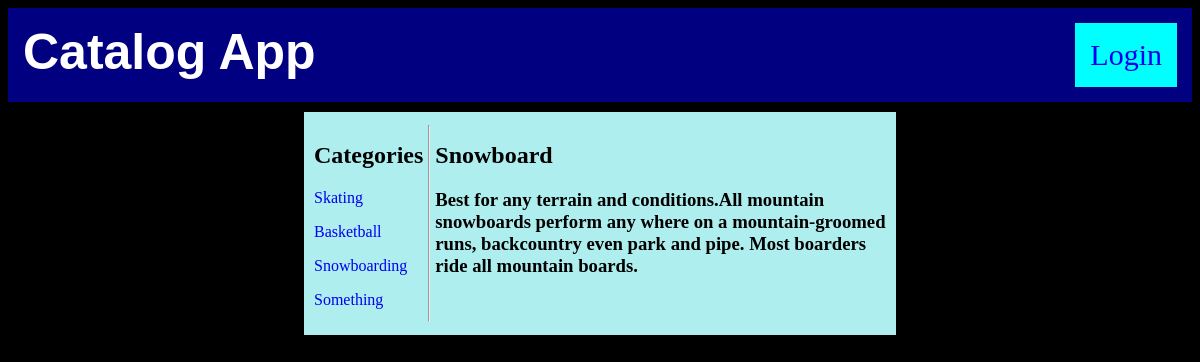
Screenshot of /catalog/3/4/ with the database file from the repository.
### database_setup.py (models this page shows, shortened)
class Categories(Base):
    __tablename__ = 'categories'
    id = Column(Integer, primary_key=True)
    name = Column(String(20), nullable=False)
    user_id = Column(Integer, ForeignKey('user.id'))
    user = relationship(User)
    items = relationship('Item', cascade='all, delete-orphan')

class Item(Base):
    __tablename__ = 'items'
    id = Column(Integer, primary_key=True)
    name = Column(String(20), nullable=False)
    description = Column(String(500))
    categories_id = Column(Integer, ForeignKey('categories.id'))
    category = relationship(Categories)
    user_id = Column(Integer, ForeignKey('user.id'))
    user = relationship(User)

### project.py (the view)
@app.route('/catalog/<int:categories_id>/<int:items_id>/')
def desItem(categories_id, items_id):
    catalogs = session.query(Categories).all()
    catalog = session.query(Categories).filter_by(id=categories_id).one()
    items = session.query(Item).filter_by(id=items_id).one()
    return render_template('itemDes.html', items=items,
                           categories_id=categories_id,
                           catalog=catalog, catalogs=catalogs)

### templates/itemDes.html (shortened to what this page needs)
<!DOCTYPE html>
<html>
   <head>
      <link rel=stylesheet type=text/css href="{{ url_for('static', filename='description.css') }}">
   </head>
   <body>
      <header>
         <h1>Catalog App</h1>
         <div class="login">
            {% if 'username' not in session %}
            <a href="{{url_for('showLogin')}}">Login</a>
            {% else %}
            <a href="{{url_for('gdisconnect')}}">Logout</a>
            {% endif %}
         </div>
      </header>
      <div class="middle">
         <div class="item">
            <div class="catalogs">
               <h2>Categories</h2>
               {% for catalog in catalogs %}
               <p>
                  <a href="{{url_for('showItems',categories_id=catalog.id)}}">{{ catalog.name }}</a><br>
               </p>
               {% endfor %}
            </div>
            <hr>
            <div class="items">
               <h2>{{items.name}}</h2>
               <h3>{{items.description}}</h3>
            </div>
         </div>
      </div>
   </body>
</html>

### static/description.css (style rules this page uses)
header { display: flex; flex-flow: row; justify-content: space-between; background-color: navy; padding: 15px; }
body { background-color: black; }
h1 { color: white; margin: 0px; font-size: 50px; font-family: sans-serif; }
.login { padding: 15px; font-size: 30px; background-color: aqua; }
a { text-decoration: none; }
.middle { display: flex; flex-flow: row; padding: 10px; justify-content: center; }
.item { display: flex; flex-flow: row; justify-content: space-around; width: 50%; padding: 5px; background-color: paleturquoise; }
.catalogs { padding: 5px; }
.items { padding: 5px; }

### rows the page displays
Categories: name "Skating"
Categories: name "Basketball"
Categories: name "Snowboarding"
Categories: name "Something"
Item: name "Snowboard", description "Best for any terrain and conditions.All mountain snowboards perform any where on a mountain-groomed runs, backcountry even park and pipe. Most boarders ride all mountain boards."
